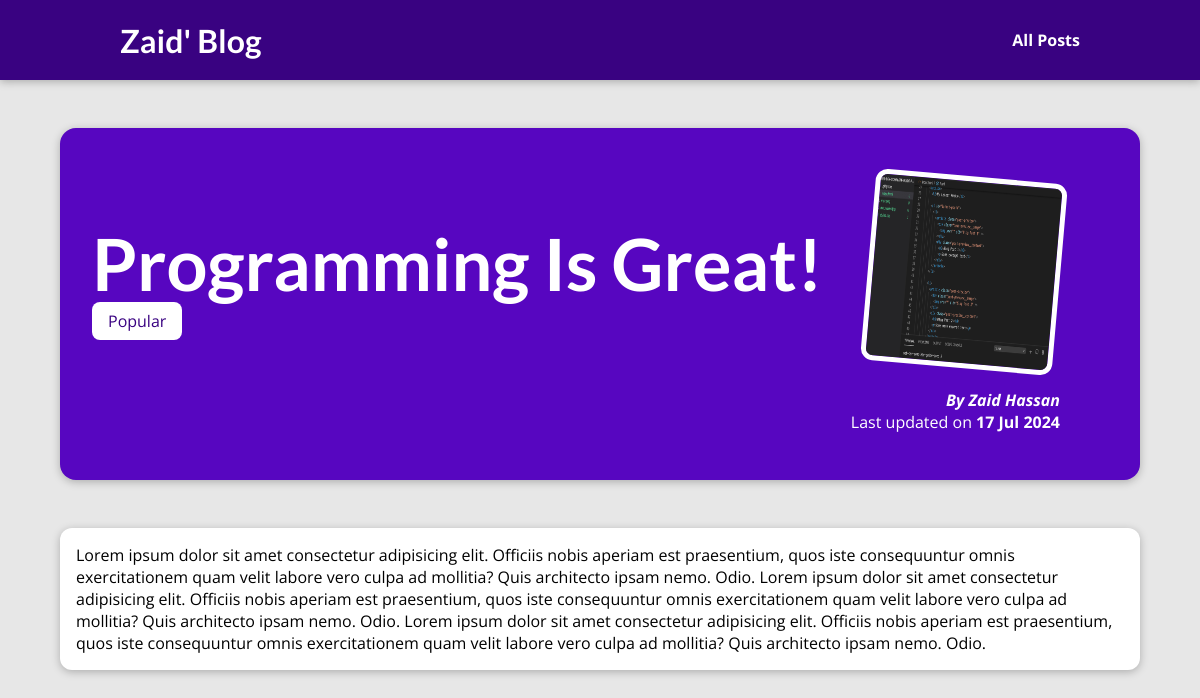
Page /posts/programming-is-fun on the committed database.
### blog/models.py (models this page shows, shortened)
class Post(models.Model):
    title = models.CharField(max_length=100)
    excerpt = models.CharField(max_length=200)
    image = models.ImageField(upload_to="posts", null=True)
    date = models.DateField(auto_now=True)
    slug = models.SlugField(unique=True, db_index=True)
    content = models.TextField(validators=[MinLengthValidator(10)])
    author = models.ForeignKey(Author, on_delete=models.SET_NULL, null=True)
    tags = models.ManyToManyField(Tag)

class Tag(models.Model):
    caption = models.CharField(max_length=20)

class Author(models.Model):
    first_name = models.CharField(max_length=100)
    last_name = models.CharField(max_length=100)
    email_address = models.EmailField()
    def full_name(self):
        return f"{self.first_name} {self.last_name}"
    def __str__(self):
        return self.full_name()

### blog/views.py (the view)
# urls.py: path("posts/<slug>", views.PostDetailView.as_view(), name="post-detail-page")
class PostDetailView(DetailView):
    template_name = "blog/post-detail.html"
    model = Post
    def get_context_data(self, **kwargs: Any):
        context =  super().get_context_data(**kwargs)
        context["post_tags"] = self.object.tags.all()
        return context

### blog/templates/blog/post-detail.html (shortened to what this page needs)
{% extends "base.html"%}
{% load static%}
{% block css_file %}
<link rel="stylesheet" href="{% static "blog/post-detail.css"%}">
{% endblock  %}
{% block content %}
<section id="summary">
<h2>{{post.title}}</h2>
<div>
    {% for tag in post_tags %}
    <span class="tag">{{tag.caption}}</span>
    {% endfor %}
</div>
<article>
    <img src="{{post.image.url}}" alt="{{post.title}}">
    <address>By <a href="mailto:{{post.author.emai_address}}">{{post.author}}</a></address>
    <div>
        Last updated on <time>{{post.date|date:" d M Y"}}</time>
    </div>
</article>
</section>
<main>
{{post.content}}
</main>
{% endblock %}

### static/app.css (style rules this page uses)
* { box-sizing: border-box; }
html { font-family: "Open Sans", "Lato", sans-serif; }
body { margin: 0; }
h1, h2, h3 { font-family: "Lato", sans-serif; font-weight: bold; }

### blog/static/blog/post-detail.css (style rules this page uses)
body { background-color: #e7e7e7; }
#summary { margin: 8rem auto 3rem auto; padding: 2rem; width: 90%; max-width: 90rem; border-radius: 16px; background-color: #5706c0; position: relative; box-shadow: 0 2px 8px rgba(0, 0, 0, 0.25); height: 22rem; }
#summary h2 { color: white; font-size: 4.5rem; margin-bottom: 0.25rem; }
#summary article { position: absolute; top: 2rem; right: 3rem; padding: 1rem 2rem; border-radius: 12px; text-align: right; color: white; }
#summary article img { width: 12rem; height: 12rem; border-radius: 12px; transform: rotateZ(5deg); border: 5px solid white; margin-bottom: 1rem; }
#summary address { font-weight: bold; }
#summary a { color: rgb(255, 255, 255); text-decoration: none; }
#summary time { font-weight: bold; }
main { width: 90%; max-width: 90rem; margin: 3rem auto; background-color: white; padding: 1rem; border-radius: 12px; box-shadow: 0 2px 8px rgba(0, 0, 0, 0.25); }
.tag { background-color: white; color: #390281; padding: 0.5rem 1rem; border-radius: 8px; }

### rows in the picture
Post: title "Programming Is Great!", image (picture), author "Zaid Hassan", date "17 Jul 2024", content "Lorem ipsum dolor sit amet consectetur adipisicing elit. Officiis nobis aperiam est praesentium, quos iste consequuntur omnis exercitationem quam velit labore vero culpa ad mollitia? Quis architecto ipsam nemo. Odio. Lorem ipsum dolor sit amet consectetur adipisicing elit. Officiis nobis aperiam est praesentium, quos iste consequuntur omnis exercitationem quam velit labore vero culpa ad mollitia? Quis architecto ipsam nemo. Odio. Lorem ipsum dolor sit amet consectetur adipisicing elit. Officiis nobis aperiam est praesentium, quos iste consequuntur omnis exercitationem quam velit labore vero culpa ad mollitia? Quis architecto ipsam nemo. Odio."
Tag: caption "Popular"
